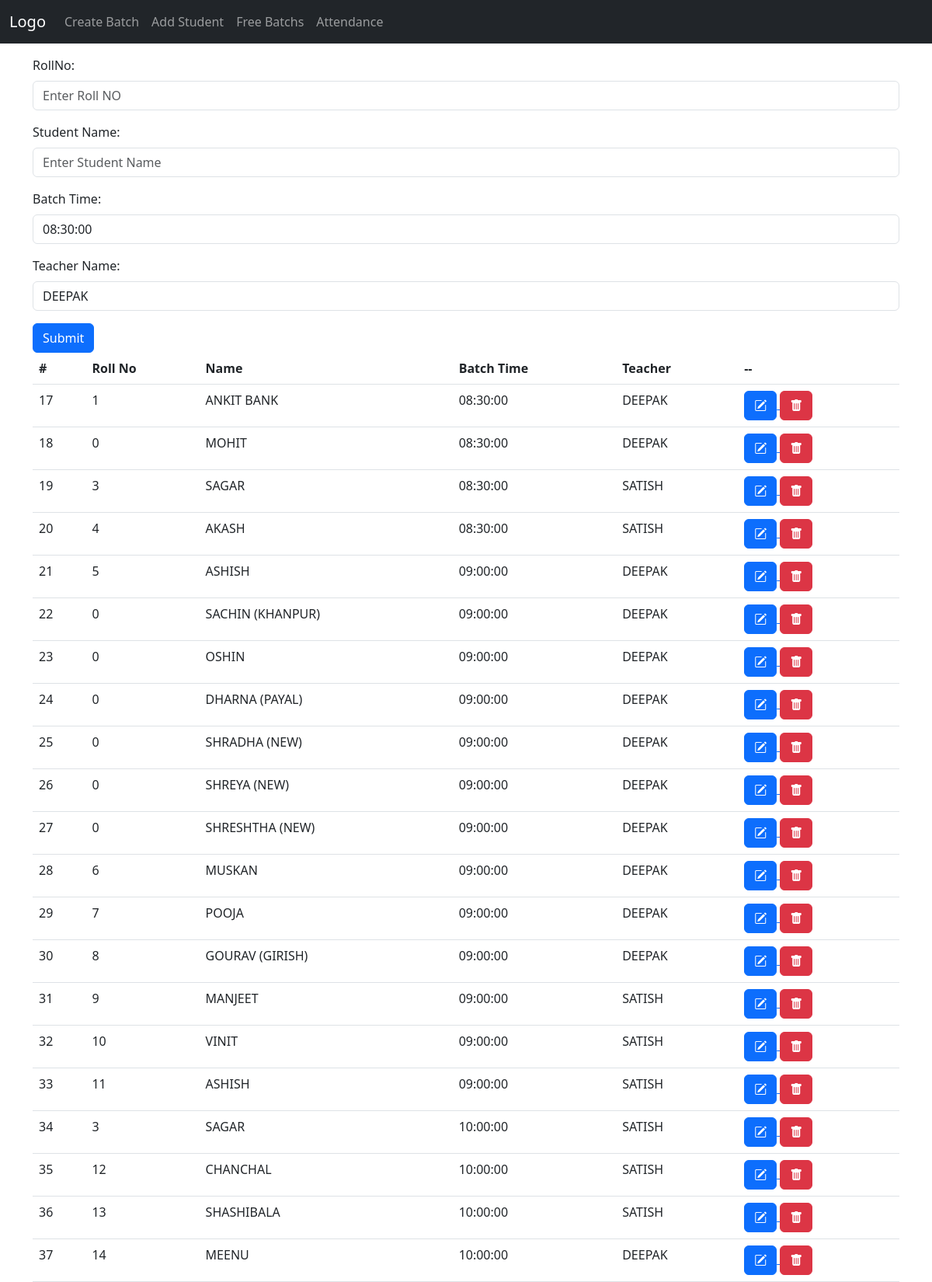
The app's page /addstudent.php (upper part) with its own data.
### tables this page shows
CREATE TABLE `student` (
  `id` int(11) NOT NULL,
  `rollno` int(11) NOT NULL,
  `sname` varchar(255) NOT NULL,
  `batchtime` time NOT NULL,
  `batchend` time NOT NULL,
  `topic` varchar(255) NOT NULL,
  `teacher` varchar(255) NOT NULL
);

### addstudent.php (the view, shortened to what this page needs)
<?php
include "conn.php";
?>
<!DOCTYPE html>
<html lang="en">
<head>
  <link rel="stylesheet" href="bootstrap.min.css">
    <?php
    require "headerfile.php";
    ?>
</head>
<body>
    <?php
    include "navbar.php";
    ?>
    <div class="container">
        <form action="" method="post">
            <div class="mb-3 mt-3">
                <label for="rollno" class="form-label">RollNo:</label>
                <input type="number" class="form-control" id="rollno" placeholder="Enter Roll NO" name="rollno">
            </div>
            <div class="mb-3">
                <label for="name" class="form-label">Student Name:</label>
                <input type="text" class="form-control" id="name" placeholder="Enter Student Name" name="name">
            </div>
            <div class="mb-3">
                <label for="btime" class="form-label">Batch Time:</label>
                <?php
$sql = "SELECT batchtime from batch";
$result = $conn->query($sql);
if ($result->num_rows > 0) {
    echo "<select class='form-control' id='btime' name='btime'>";
    while ($row = $result->fetch_assoc()) {
        echo "<option value='" . $row["batchtime"] . "'>" . $row["batchtime"] . "</option>";
    }
    echo "</select>";
}
?>
               </div>
               <div class="mb-3">
                    <label for="tname" class="form-label">Teacher Name:</label>
                    <select class="form-control" id="name" name="tname">
                        <option value="DEEPAK">DEEPAK</option>
                    </select>
                </div>
            <button type="submit" class="btn btn-primary">Submit</button>
        </form>
    </div>
    <div class="container">
        <table class="table">
            <tr>
                <th>#</th>
                <th>Roll No</th>
                <th>Name</th>
                <th>Batch Time</th>
                <th>Teacher</th>
                <th>--</th>
            </tr>
            <?php
            $sql1 = "SELECT * from student";
            $result1 = mysqli_query($conn,$sql1);
            if(mysqli_num_rows($result1)>0){
                while($row=mysqli_fetch_assoc($result1)){
                    echo "<tr>" .
                        "<td>" . $row["id"] . "</td>" .
                        "<td>" . $row["rollno"] . "</td>" .
                        "<td>" . $row["sname"] . "</td>" .
                        "<td>" . $row["batchtime"] . "</td>" .
                        "<td>" . $row["teacher"] . "</td>" .
                        "<td>
                <a href='update.php?updateid=".$row["id"]."'>
            <button type='button' class='btn btn-primary'><i class='bi bi-pencil-square'></i></button>
            </a>
            <a href='delete.php?deleteid=".$row["id"]."'>
            <button type='button' class='btn btn-danger'><i class='bi bi-trash-fill'></i></button>
            </a>
              </td>";
                }
            }
            ?>
        </table>
    </div>
</body>
</html>

### records on screen
student: id "17", rollno "1", sname "ANKIT BANK", batchtime "08:30:00", teacher "DEEPAK"
student: id "18", rollno "0", sname "MOHIT", batchtime "08:30:00", teacher "DEEPAK"
student: id "19", rollno "3", sname "SAGAR", batchtime "08:30:00", teacher "SATISH"
student: id "20", rollno "4", sname "AKASH", batchtime "08:30:00", teacher "SATISH"
student: id "21", rollno "5", sname "ASHISH", batchtime "09:00:00", teacher "DEEPAK"
student: id "22", rollno "0", sname "SACHIN (KHANPUR)", batchtime "09:00:00", teacher "DEEPAK"
student: id "23", rollno "0", sname "OSHIN", batchtime "09:00:00", teacher "DEEPAK"
student: id "24", rollno "0", sname "DHARNA (PAYAL)", batchtime "09:00:00", teacher "DEEPAK"
student: id "25", rollno "0", sname "SHRADHA (NEW)", batchtime "09:00:00", teacher "DEEPAK"
student: id "26", rollno "0", sname "SHREYA (NEW)", batchtime "09:00:00", teacher "DEEPAK"
student: id "27", rollno "0", sname "SHRESHTHA (NEW)", batchtime "09:00:00", teacher "DEEPAK"
student: id "28", rollno "6", sname "MUSKAN", batchtime "09:00:00", teacher "DEEPAK"
student: id "29", rollno "7", sname "POOJA", batchtime "09:00:00", teacher "DEEPAK"
student: id "30", rollno "8", sname "GOURAV (GIRISH)", batchtime "09:00:00", teacher "DEEPAK"
student: id "31", rollno "9", sname "MANJEET", batchtime "09:00:00", teacher "SATISH"
student: id "32", rollno "10", sname "VINIT", batchtime "09:00:00", teacher "SATISH"
student: id "33", rollno "11", sname "ASHISH", batchtime "09:00:00", teacher "SATISH"
student: id "34", rollno "3", sname "SAGAR", batchtime "10:00:00", teacher "SATISH"
student: id "35", rollno "12", sname "CHANCHAL", batchtime "10:00:00", teacher "SATISH"
student: id "36", rollno "13", sname "SHASHIBALA", batchtime "10:00:00", teacher "SATISH"
student: id "37", rollno "14", sname "MEENU", batchtime "10:00:00", teacher "DEEPAK"

### other values on screen
form field btime "08:30:00"
